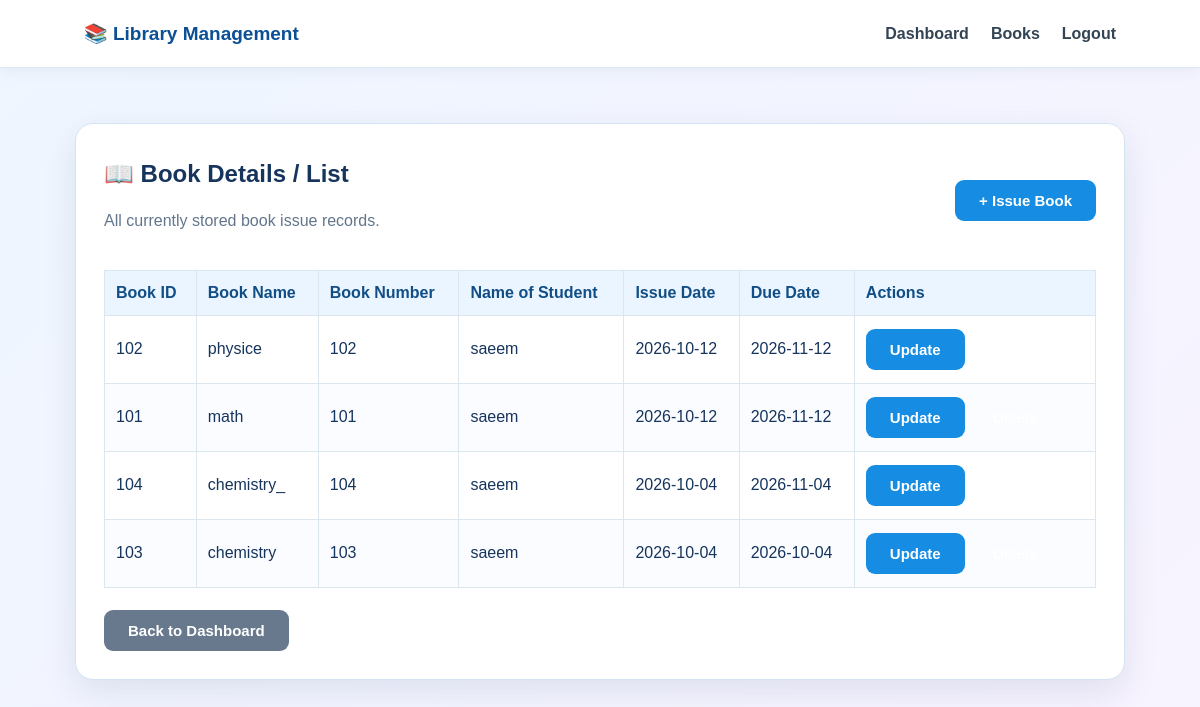
The app's page /books/ (signed in) with its own data.
### library/models.py (models this page shows, shortened)
class BookIssue(models.Model):
    book_id = models.CharField(max_length=50)
    book_name = models.CharField(max_length=150)
    book_number = models.CharField(max_length=50)
    student_name = models.CharField(max_length=150)
    issue_date = models.DateField()
    due_date = models.DateField()

### library/views.py (the view)
# urls.py: path("books/", views.view_books, name="view_books"),
@login_required
def view_books(request):
    books = BookIssue.objects.all().order_by("-issue_date", "-id")
    return render(request, "view_books.html", {"books": books})

### templates/view_books.html (shortened to what this page needs)
{% extends "base.html" %}
{% block content %}
<div class="table-card">
    <div class="table-head">
        <div>
            <h2>📖 Book Details / List</h2>
            <p class="muted">All currently stored book issue records.</p>
        </div>
        <a class="btn blue" href="{% url 'issue_book'  %}">+ Issue Book</a>
    </div>
    {% if books %}
    <div class="table-wrap">
        <table>
            <thead>
                <tr>
                    <th>Book ID</th>
                    <th>Book Name</th>
                    <th>Book Number</th>
                    <th>Name of Student</th>
                    <th>Issue Date</th>
                    <th>Due Date</th>
                    <th>Actions</th>
                </tr>
            </thead>
            <tbody>
            {% for book in books %}
                <tr>
                    <td>{{ book.book_id }}</td>
                    <td>{{ book.book_name }}</td>
                    <td>{{ book.book_number }}</td>
                    <td>{{ book.student_name }}</td>
                    <td>{{ book.issue_date|date:"Y-m-d" }}</td>
                    <td>{{ book.due_date|date:"Y-m-d" }}</td>
                    <td>
                        <a class="btn blue" href="{% url 'update_book' book.id %}">Update</a>
                        <a class="btn red" href="{% url 'delete_book' book.id %}">Delete</a>
                    </td>
                </tr>
            {% endfor %}
            </tbody>
        </table>
    </div>
    {% else %}
        <div class="empty">No books have been issued yet.</div>
    {% endif %}
    <a class="btn gray" href="{% url 'dashboard' %}">Back to Dashboard</a>
</div>
{% endblock %}

### templates/base.html (shortened to what this page needs)
{% load static %}
<!DOCTYPE html>
<html lang="en">
<head>
    <link rel="stylesheet" href="{% static 'css/style.css' %}">
</head>
<body>
<header class="topbar">
    <a href="{% url 'home' %}" class="brand">📚 Library Management</a>
    {% if user.is_authenticated %}
    <nav>
        <a href="{% url 'dashboard' %}">Dashboard</a>
        <a href="{% url 'view_books' %}">Books</a>
        <a href="{% url 'logout' %}">Logout</a>
    </nav>
    {% endif %}
</header>
<main class="container">
    {% block content %}{% endblock %}
</main>
</body>
</html>

### static/css/style.css (style rules this page uses)
* { box-sizing: border-box; }
body { margin: 0; font-family: Arial, Helvetica, sans-serif; background: linear-gradient(135deg, #eef6ff, #f8f3ff); color: #16345c; min-height: 100vh; }
.topbar { height: 68px; padding: 0 7%; background: white; border-bottom: 1px solid #dce8f5; display: flex; align-items: center; justify-content: space-between; box-shadow: 0 3px 15px rgba(22, 52, 92, .06); }
.brand { color: #0b4f94; text-decoration: none; font-weight: 700; font-size: 19px; }
.topbar nav { display: flex; gap: 22px; }
.topbar nav a { color: #345; text-decoration: none; font-weight: 600; }
.container { width: min(1050px, 92%); margin: 55px auto; }
.hero-card, .form-card, .dashboard-card, .success-card, .table-card { background: white; border: 1px solid #d5e4f2; border-radius: 18px; box-shadow: 0 12px 35px rgba(22, 52, 92, .10); }
h1, h2 { margin-top: 8px; }
.hero-card p, .muted { color: #63758b; line-height: 1.6; }
.btn { display: inline-block; border: 0; border-radius: 9px; padding: 12px 24px; color: white; text-decoration: none; font-weight: 700; cursor: pointer; font-size: 15px; }
.blue { background: #168de2; }
.gray { background: #68798d; }
.table-card { padding: 28px; }
.table-head { display: flex; align-items: center; justify-content: space-between; gap: 20px; margin-bottom: 20px; }
.table-wrap { overflow-x: auto; margin-bottom: 22px; }
table { width: 100%; border-collapse: collapse; min-width: 750px; }
th, td { padding: 13px 11px; border: 1px solid #dce6ef; text-align: left; }
th { background: #eaf5ff; color: #124e86; }
tr:nth-child(even) { background: #fafcff; }

### records on screen
BookIssue: book_id "102", book_name "physice", book_number "102", student_name "saeem", issue_date "2026-10-12", due_date "2026-11-12"
BookIssue: book_id "101", book_name "math", book_number "101", student_name "saeem", issue_date "2026-10-12", due_date "2026-11-12"
BookIssue: book_id "104", book_name "chemistry_", book_number "104", student_name "saeem", issue_date "2026-10-04", due_date "2026-11-04"
BookIssue: book_id "103", book_name "chemistry", book_number "103", student_name "saeem", issue_date "2026-10-04", due_date "2026-10-04"
